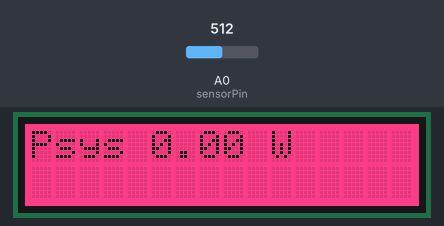
Bench run of a sketch on a simulated Arduino Uno, built with avr-gcc and run on an emulated ATmega328P. On the bench: 16×2 character LCD. The test bench sets the inputs (shaded band); at power-on: A0 (sensorPin) = 512. What the sketch prints to the serial monitor is not drawn.

Above: at 1.2 s.
1.3 s: A0 (sensorPin) set to 716
At 1.8 s:
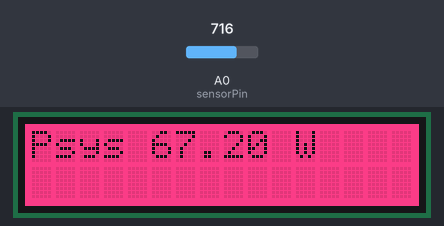
2.9 s: A0 (sensorPin) set to 900
At 4.3 s:
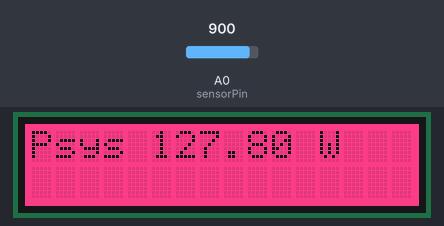
4.9 s: A0 (sensorPin) set to 830
At 5.8 s:
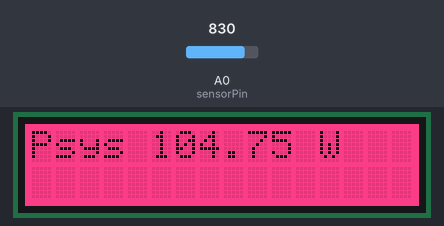
7.0 s: A0 (sensorPin) set to 800
At 8.3 s:
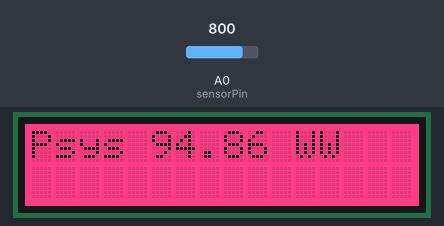
Timing chart, 0 to 10.0 s (numbered marks = the images above; inputs shaded):
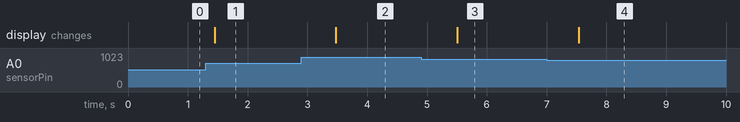

Measured:
- the behaviour switches between 816 and 815 on A0 (sensorPin) (found by bisection; images 3 and 4)
- after the input at 1.3 s, the display: changes after 0.15 s (image 1)
- after the input at 2.9 s, the display: changes after 0.58 s (image 2)
- after the input at 4.9 s, the display: changes after 0.61 s (image 3)
- after the input at 7.0 s, the display: changes after 0.53 s (image 4)

The sketch:

Puissance.ino
```cpp
/*
  Analog Input
*/


#include <Wire.h>
#include "rgb_lcd.h"
rgb_lcd lcd;
int sensorPin = A0;    // select the input pin for the potentiometer
int sensorValue = 0;  // variable to store the value coming from the sensor
float tension;
float intense;
float offset;
float ubat;
float puissance;
float timer;
float energy;
const int colorR = 255;
const int colorG = 0;
const int colorB = 100;
unsigned long startMillis = 0;
unsigned long previousMillis = 0;
const unsigned long period = 1000;
boolean Running = false;
unsigned long StartTime = 0;
unsigned long StopTime = 0;

void setup() {
  // declare the ledPin as an OUTPUT:
  Serial.begin(9600);
  sensorValue = analogRead(sensorPin);
  tension = sensorValue * 5.0/1024.0;
  offset = (tension - 2.5) / 0.185;
  lcd.begin(16, 2);
  lcd.setRGB(colorR, colorG, colorB);
  startMillis = millis();
}

void loop() {
  // read the value from the sensor:
  lcd.display();
  lcd.setCursor(0, 0);
  sensorValue = analogRead(sensorPin);
  tension = sensorValue * 5.0/1024.0;
  intense = ((tension - 2.5) / 0.185) - offset;
  Serial.println("Adc : " + String(sensorValue));
  Serial.println("Tension : " + String(tension) + " V");
  Serial.println("Intensité : " + String(intense) + " A");
  ubat = 12.48;
  puissance = (ubat * intense);
  Serial.println("Psys " + String(puissance) + " W");
  Serial.println("-----------------------------");
  lcd.print("Psys " + String(puissance) + " W");
  delay(600);
  unsigned long currentTime = millis();// set current time to millis

  if (! Running)
  {
    StartTime = currentTime;// when start event occurs set start time to current time
    Running = true;//and move to (Running)
  }
timer = ((currentTime - StartTime)/1000);
  if (! Running);
  {
    Serial.print("Timer = ");
    Serial.println(timer);//This is where i get confused. aren't these the same? Both were made equal in first IF and are current Millis?
  }
  energy = (puissance * timer);
  Serial.print("Energy = ");
  Serial.println(energy);
}
```
